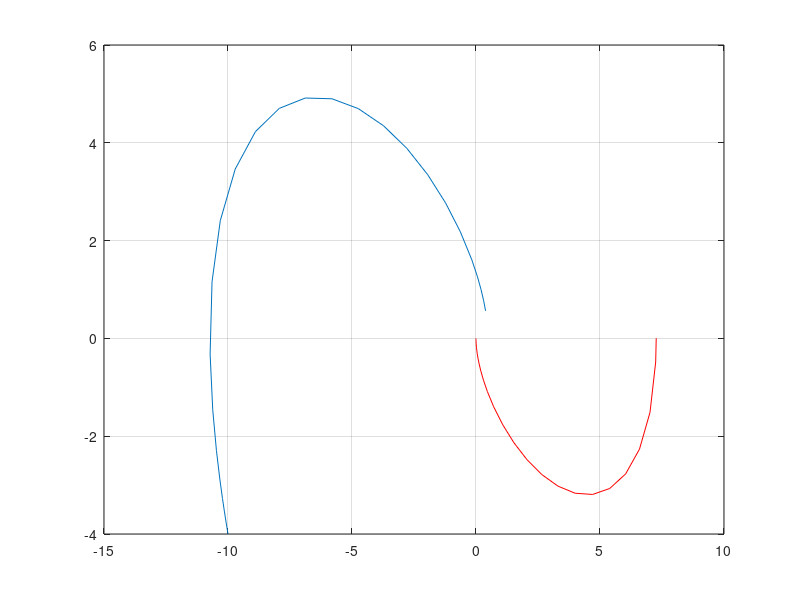
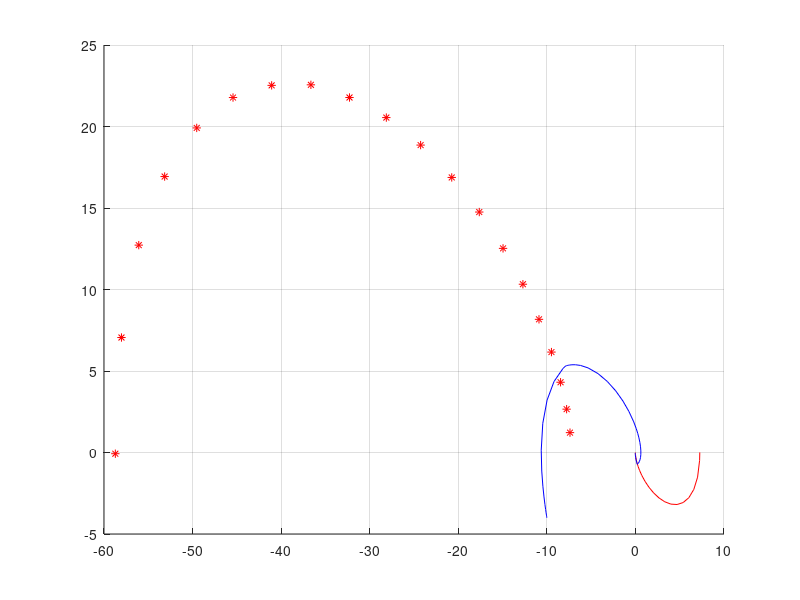

Reproduce these figures in MATLAB, in order.
clear all; close all;
x10 = -10; x20 = -4;

fun8 = @(t,x) [x(2); -0.89*x(1) - x(2) + 0.8];
[t1,x1] = ode23s(fun8, [1.25*pi 0], [0 0]);

fun8_2 = @(t,x) [x(2); -0.89*x(1) - x(2) - 0.8];
[t2,x2] = ode23s(fun8_2, [0 1.25*pi], [x10 x20]);

figure('Color','white');
plot(x1(:,1),x1(:,2),'-r',x2(:,1),x2(:,2));
grid on;
%тут нет пересечений, 
% нужно искать еще одну линию пересечений

figure('Color','white');
hold on; grid on;
plot(x1(:,1),x1(:,2),'-r');
N = 20;
for i = 1:N
    T = 1.25*pi + i*1.25*pi/N; t1 = T - i*1.25*pi/N;
    u_t1= @(t,t1) [0.8*((t >= t1) - (t < t1))];
    fun8_i = @(t,x) [x(2); -0.89*x(1) - x(2) + u_t1(t,t1)];
    [t,x] = ode23s(fun8_i, [T 0], [0 0]);
    plot(x(end,1),x(end,2),'r*');
end

t1 = 1.2;
t2 = t1 + 1.2 * pi;
T = 5.6;
u_t_all = @(t)[0.8*((t < t1) -(t >= t1) + 2*(t >= t2))];
rp_ode = @(t,x) [x(2); -0.89*x(1) - x(2) + u_t_all(t)];
[t3,x3]=ode23s(rp_ode,[0 T],[x10 x20]);
plot(x3(:,1),x3(:,2),'b')
